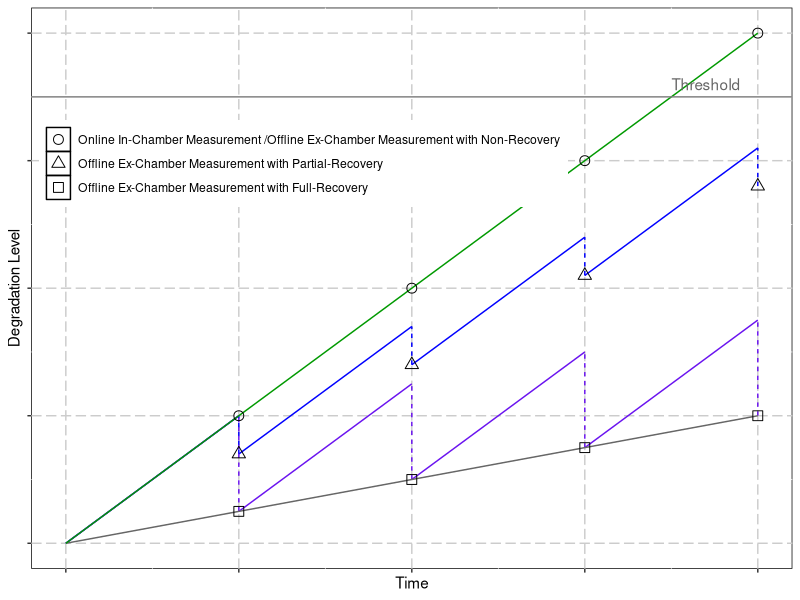
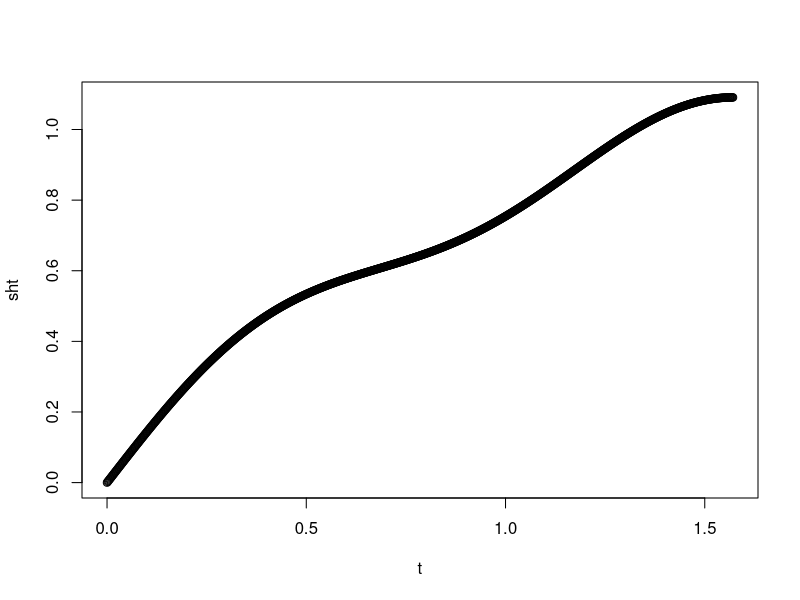
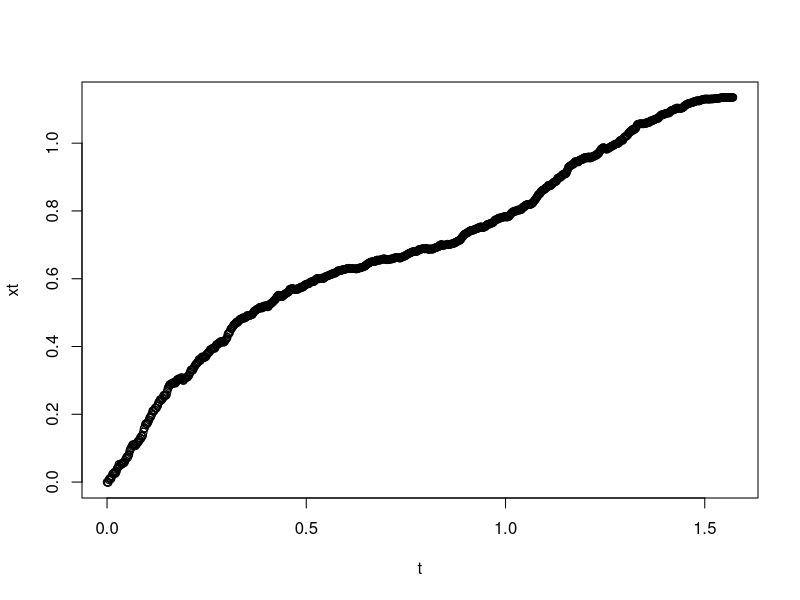
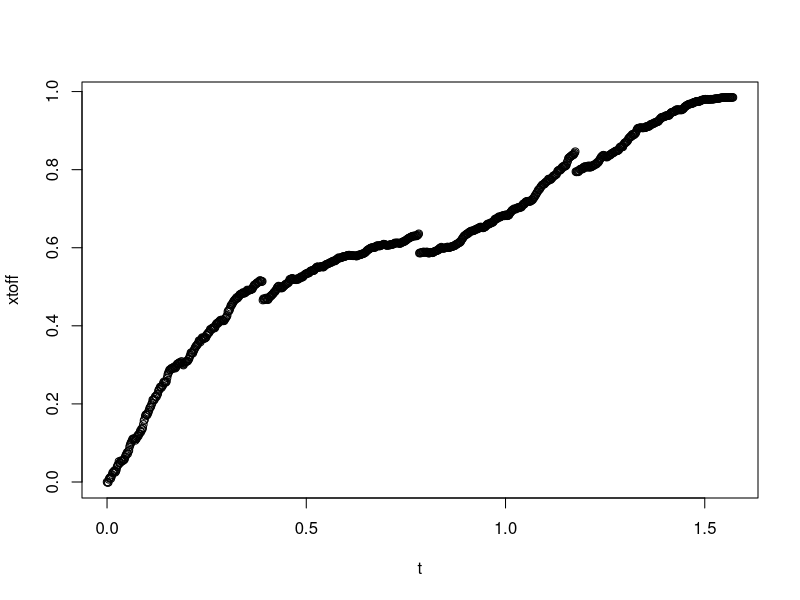
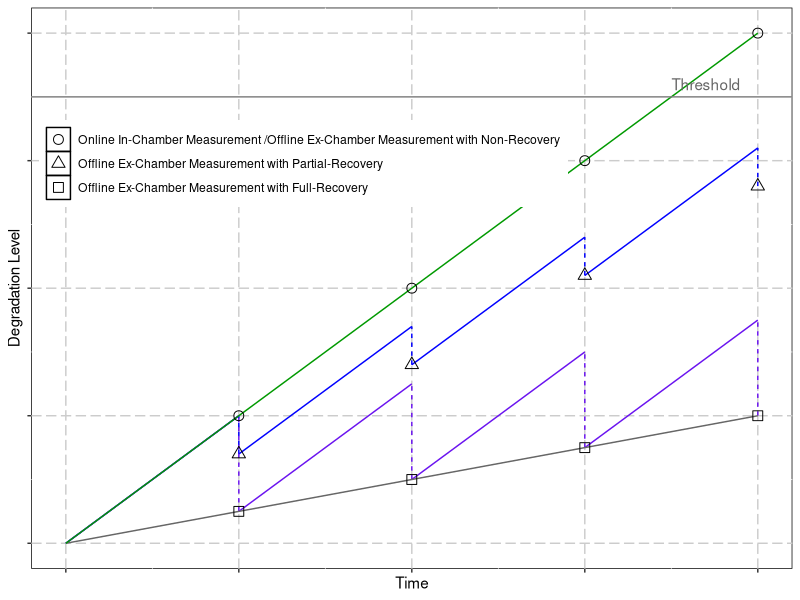
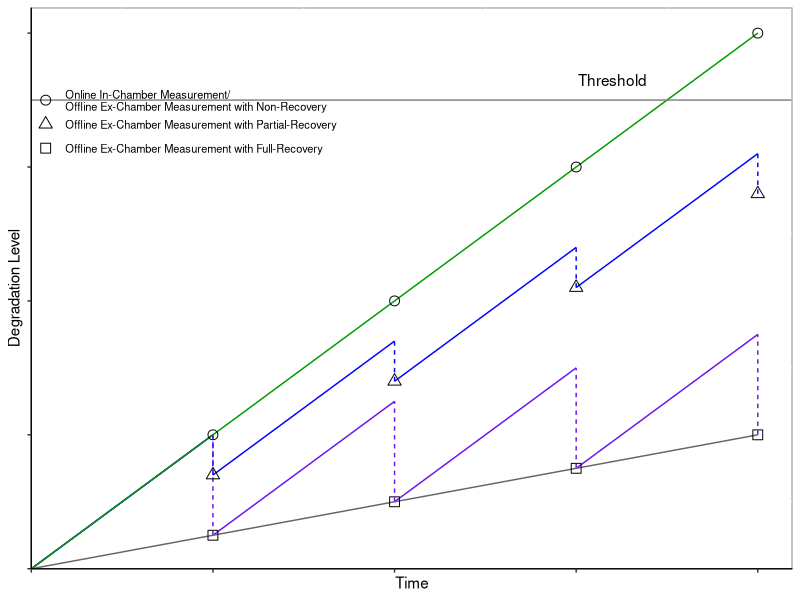
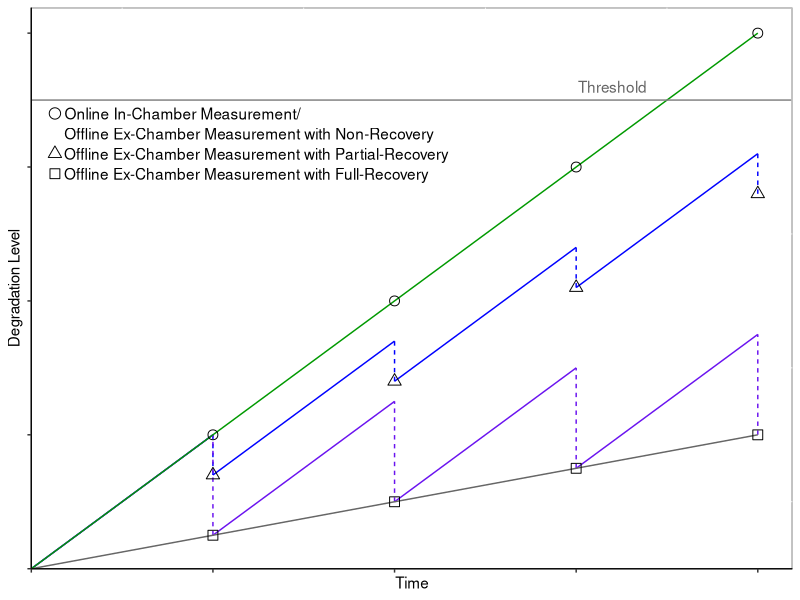
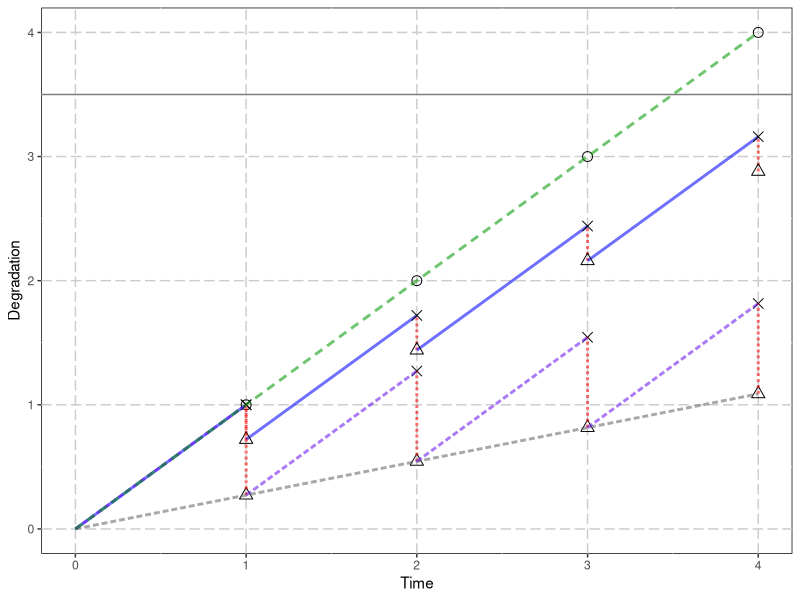

The R source for these figures, in order:
library(ggplot2)
library("RColorBrewer")

{
  perc = 0.7
  alal <- 2.5
  
  Degradation <- 1:4
  off <- (1:4) * perc
  normal <- (1:4) * (alal * perc - alal + 1)
  test <- (1:4) * perc + 1 - perc
  test2 <- 1 - (alal * perc - alal + 1) + (1:4) * (alal * perc - alal +1)
  
  da <- data.frame(Time = 1:4, Degradation = 1:4, 
                   test = (1:4) * perc + 1 - perc, 
                   off = (1:4) * perc,
                   normal = (1:4) * (alal * perc - alal + 1),
                   test2 = 1 - (alal * perc - alal + 1) + (1:4) * (alal * perc - alal +1))
  
  da2 <- data.frame(x1 = 0:3, x2 = 1:4, 
                    y1 = (0:3) * perc, y2 = (1:4) * perc + 1 - perc,
                    z1 = (0:3) * (alal * perc - alal + 1))
  da2$z2 <- da2$z1 + 1
  
  da3 <- data.frame(Time = 0:4, normal = (0:4) * (alal * perc - alal + 1))
  
  da4 <- data.frame(Time = 0:4, Degradation = 0:4)
  
  da5 <- data.frame(Time = rep(1:4, 3), 
                    point = c(Degradation, off, normal), 
                    shape = factor(rep(1:3, each = 4)))
  
  da.plot <- ggplot(data = da, aes(x = Time, y = Degradation))
  
  da.plot + #    geom_point(size = 3, shape = 1) + #圈
    #    geom_point(aes(y = off), size = 3, shape = 2) + #三角
    #    geom_point(aes(y = test), size = 3, shape = 4) + #×
    #    geom_point(aes(y = normal), size = 3, shape = 2) +  #三角
    #    geom_point(aes(y = test2), size = 3, shape = 4) + #×
    geom_linerange(aes(ymin = off, ymax = test, group = Time), color = "#0000ff", linetype = "33") +
    geom_segment(data = da2, aes(x = x1, y = y1, xend = x2, yend = y2), color = "#0000ff") +
    geom_linerange(aes(ymin = normal, ymax = test2, group = Time), color = "#6a13ef", linetype = "33") +
    geom_segment(data = da2, aes(x = x1, y = z1, xend = x2, yend = z2), color = "#6a13ef") + 
    geom_path(data = da3, aes(y = normal), color = "#666666") + #低温
    geom_path(color = "#009900", data = da4) + #高温
    geom_hline(yintercept = 3.5, color = "grey50") + #threshold
    geom_point(data = da5, aes(y = point, shape = shape), size = 3) +
    theme(panel.background = element_rect(color = "black", fill = NA), 
          panel.grid.major = element_line(linetype = 5, color = "grey80"),
          legend.position = c(0.01, 0.8), legend.justification = c(0,1),
          axis.text = element_blank(), 
#          legend.background = element_rect(fill = NA)
          ) +
    scale_shape(solid = F, 
                labels = c("Online In-Chamber Measurement /Offline Ex-Chamber Measurement with Non-Recovery", 
                           "Offline Ex-Chamber Measurement with Partial-Recovery", 
                           "Offline Ex-Chamber Measurement with Full-Recovery")) + 
    labs(shape = NULL) + ylab("Degradation Level") + 
    annotate("text", x = 3.7, y = 3.6,label = "Threshold", color = "grey40")
}

{
  perc = 0.7
  num <- 1000
  t <- (0:num) * pi / 2 / num
  sht <- sin(t) + sin(t * 5) / 11
  plot(t, sht)
  dt <- c(0, diff(sht))
  dxt <- rnorm(dt, dt, dt * 1.5)
  xt <- cumsum(dxt)
  plot(t, xt)
  xtn <- xt * perc
  xtoff <- rep(0, 1001)
  xtoff[(1:3) * 250] <- -0.05
  xtoff <- xt + cumsum(xtoff)
  plot(t, xtoff)
  
  da1 <- data.frame(t = t, x = xt, xx = xtn, xxx = xtoff)
  
  da.nonlinear.plot <- ggplot(data = da1, aes(x = t, y = x))
  da.nonlinear.plot + geom_path(aes(y = xxx) , color = "#0000ff") +
    geom_path(aes(y = xx) , color = "#666666") +
    geom_path() + 
    geom_hline(yintercept = 0.8, color = "grey50") + #threshold
#    geom_linerange(data = da, aes(x = Time, ymin = off, ymax = test, group = Time), color = "#0000ff", linetype = "33") +
#    geom_segment(data = da2, aes(x = x1, y = y1, xend = x2, yend = y2), color = "#0000ff") +
#    geom_linerange(aes(ymin = normal, ymax = test2, group = Time), color = "#6a13ef", linetype = "33") +
#    geom_segment(data = da2, aes(x = x1, y = z1, xend = x2, yend = z2), color = "#6a13ef") + 
#    geom_path(data = da3, aes(y = normal), color = "#666666") + #低温
#    geom_path(color = "#009900", data = da4) + #高温
#    geom_hline(yintercept = 3.5, color = "grey50") + #threshold
#    geom_point(data = da5, aes(y = point, shape = shape), size = 3) +
    theme(panel.background = element_rect(color = "black", fill = NA), 
                                         panel.grid.major = element_line(linetype = 5, color = "grey80"),
                                         legend.position = c(0.01, 0.8), legend.justification = c(0,1),
                                         axis.text = element_blank(), 
                                         #          legend.background = element_rect(fill = NA)
    ) +
    scale_shape(solid = F, 
                labels = c("Online In-Chamber Measurement /Offline Ex-Chamber Measurement with Non-Recovery", 
                           "Offline Ex-Chamber Measurement with Partial-Recovery", 
                           "Offline Ex-Chamber Measurement with Full-Recovery")) + 
    labs(shape = NULL) + ylab("Degradation Level") + xlab("Time") + 
    annotate("text", x = 1.6, y = 0.8, label = "Threshold", color = "grey40")
  
  da.plot + #    geom_point(size = 3, shape = 1) + #圈
    #    geom_point(aes(y = off), size = 3, shape = 2) + #三角
    #    geom_point(aes(y = test), size = 3, shape = 4) + #×
    #    geom_point(aes(y = normal), size = 3, shape = 2) +  #三角
    #    geom_point(aes(y = test2), size = 3, shape = 4) + #×
    geom_linerange(aes(ymin = off, ymax = test, group = Time), color = "#0000ff", linetype = "33") +
    geom_segment(data = da2, aes(x = x1, y = y1, xend = x2, yend = y2), color = "#0000ff") +
    geom_linerange(aes(ymin = normal, ymax = test2, group = Time), color = "#6a13ef", linetype = "33") +
    geom_segment(data = da2, aes(x = x1, y = z1, xend = x2, yend = z2), color = "#6a13ef") + 
    geom_path(data = da3, aes(y = normal), color = "#666666") + #低温
    geom_path(color = "#009900", data = da4) + #高温
    geom_hline(yintercept = 3.5, color = "grey50") + #threshold
    geom_point(data = da5, aes(y = point, shape = shape), size = 3) +
    theme(panel.background = element_rect(color = "black", fill = NA), 
          panel.grid.major = element_line(linetype = 5, color = "grey80"),
          legend.position = c(0.01, 0.8), legend.justification = c(0,1),
          axis.text = element_blank(), 
          #          legend.background = element_rect(fill = NA)
    ) +
    scale_shape(solid = F, 
                labels = c("Online In-Chamber Measurement /Offline Ex-Chamber Measurement with Non-Recovery", 
                           "Offline Ex-Chamber Measurement with Partial-Recovery", 
                           "Offline Ex-Chamber Measurement with Full-Recovery")) + 
    labs(shape = NULL) + ylab("Degradation Level") + 
    annotate("text", x = 3.7, y = 3.6,label = "Threshold", color = "grey40")
}

{
  perc = 0.7
  alal <- 2.5
  
  Degradation <- 1:4
  off <- (1:4) * perc
  normal <- (1:4) * (alal * perc - alal + 1)
  test <- (1:4) * perc + 1 - perc
  test2 <- 1 - (alal * perc - alal + 1) + (1:4) * (alal * perc - alal +1)
  
  da <- data.frame(Time = 1:4, Degradation = 1:4, 
                   test = (1:4) * perc + 1 - perc, 
                   off = (1:4) * perc,
                   normal = (1:4) * (alal * perc - alal + 1),
                   test2 = 1 - (alal * perc - alal + 1) + (1:4) * (alal * perc - alal +1))
  
  da2 <- data.frame(x1 = 0:3, x2 = 1:4, 
                    y1 = (0:3) * perc, y2 = (1:4) * perc + 1 - perc,
                    z1 = (0:3) * (alal * perc - alal + 1))
  da2$z2 <- da2$z1 + 1
  
  da3 <- data.frame(Time = 0:4, normal = (0:4) * (alal * perc - alal + 1))
  
  da4 <- data.frame(Time = 0:4, Degradation = 0:4)
  
  da5 <- data.frame(Time = rep(1:4, 3), 
                    point = c(Degradation, off, normal), 
                    shape = factor(rep(1:3, each = 4)))
  
  da.comment <- data.frame(Measurement = c("Online", "Offline", "Degradation"), 
                           Time = 0.1, Degradation = c(3.4, 3.2, 3.1)-1, shape = c(1, 2, 4))
  
  da.plot <- ggplot(data = da, aes(x = Time, y = Degradation), show.legend = F) 
  
  da.plot + #    geom_point(size = 3, shape = 1) + #圈
    #    geom_point(aes(y = off), size = 3, shape = 2) + #三角
    #    geom_point(aes(y = test), size = 3, shape = 4) + #×
    #    geom_point(aes(y = normal), size = 3, shape = 2) +  #三角
    #    geom_point(aes(y = test2), size = 3, shape = 4) + #×
    geom_linerange(aes(ymin = off, ymax = test, group = Time), color = "#0000ff", linetype = "33") +
    geom_segment(data = da2, aes(x = x1, y = y1, xend = x2, yend = y2), color = "#0000ff") +
    geom_linerange(aes(ymin = normal, ymax = test2, group = Time), color = "#6a13ef", linetype = "33") +
    geom_segment(data = da2, aes(x = x1, y = z1, xend = x2, yend = z2), color = "#6a13ef") + 
    geom_path(data = da3, aes(y = normal), color = "#666666") + #低温
    geom_path(color = "#009900", data = da4) + #高温
    geom_hline(yintercept = 3.5, color = "grey50") + #threshold
    geom_point(data = da5, aes(y = point, shape = shape), size = 3) +
#    geom_point(data = da.comment, aes(x = x, y = y, shape = c(1, 2, 4)), size = 3) +
#    geom_point(data = da.comment, fill = 0.1, size = 3, shape = c(1, 2, 0)) + 
#    ylim(0, 4) + xlim(0, 4) + 
#    scale_x_continuous(limits = c(0,4)) + scale_y_continuous(limits = c(0,4)) +
    coord_cartesian(xlim = c(0.19, 4), ylim = c(0.19, 4)) +
    theme(panel.background = element_rect(color = "black", fill = NA), 
#          panel.grid.major.x = element_line(linetype = 5, color = "grey80"),
          panel.grid.major = element_blank(),
          legend.position = c(0.01, 0.87), legend.justification = c(0.04,1),
          axis.text = element_blank(), 
          legend.background = element_rect(fill = NA),
          panel.border = element_rect(color = "white", fill = F),
          axis.line = element_line(colour = "black"), 
          legend.key = element_blank(), 
          legend.text = element_text(size = 8)) +
    scale_shape(solid = F, 
                labels = c("Online In-Chamber Measurement/\nOffline Ex-Chamber Measurement with Non-Recovery", 
                           "Offline Ex-Chamber Measurement with Partial-Recovery", 
                           "Offline Ex-Chamber Measurement with Full-Recovery")) + 
    labs(shape = NULL) + ylab("Degradation Level") +
    annotate("text", x = 3.2, y = 3.65,label = "Threshold") 
#    annotate("text", x = -Inf + 3, y = 3.6,label = "Online In-Chamber Measurement \nOffline Ex-Chamber Measurement with Non-Recovery", color = "grey40") + 
#    annotate("text", x = 3.2, y = 3.6,label = "Offline Ex-Chamber Measurement with Partial-Recovery", color = "grey40") + 
#    annotate("text", x = 3.2, y = 3.6,label = "Offline Ex-Chamber Measurement with Full-Recovery", color = "grey40") 
    
}

{
  perc = 0.7
  alal <- 2.5
  
  Degradation <- 1:4
  off <- (1:4) * perc
  normal <- (1:4) * (alal * perc - alal + 1)
  test <- (1:4) * perc + 1 - perc
  test2 <- 1 - (alal * perc - alal + 1) + (1:4) * (alal * perc - alal +1)
  
  da <- data.frame(Time = 1:4, Degradation = 1:4, 
                   test = (1:4) * perc + 1 - perc, 
                   off = (1:4) * perc,
                   normal = (1:4) * (alal * perc - alal + 1),
                   test2 = 1 - (alal * perc - alal + 1) + (1:4) * (alal * perc - alal +1))
  
  da2 <- data.frame(x1 = 0:3, x2 = 1:4, 
                    y1 = (0:3) * perc, y2 = (1:4) * perc + 1 - perc,
                    z1 = (0:3) * (alal * perc - alal + 1))
  da2$z2 <- da2$z1 + 1
  
  da3 <- data.frame(Time = 0:4, normal = (0:4) * (alal * perc - alal + 1))
  
  da4 <- data.frame(Time = 0:4, Degradation = 0:4)
  
  da5 <- data.frame(Time = rep(1:4, 3), 
                    point = c(Degradation, off, normal), 
                    shape = factor(rep(1:3, each = 4)))
  
  da.comment <- data.frame(Measurement = c("Online", "Offline", "Degradation"), 
                           Time = 0.13, Degradation = c(3.4, 3.1, 2.95), shape = c(1, 2, 4))
  
  da.plot <- ggplot(data = da, aes(x = Time, y = Degradation), show.legend = F) 
  
  da.plot + #    geom_point(size = 3, shape = 1) + #圈
    #    geom_point(aes(y = off), size = 3, shape = 2) + #三角
    #    geom_point(aes(y = test), size = 3, shape = 4) + #×
    #    geom_point(aes(y = normal), size = 3, shape = 2) +  #三角
    #    geom_point(aes(y = test2), size = 3, shape = 4) + #×
    geom_linerange(aes(ymin = off, ymax = test, group = Time), color = "#0000ff", linetype = "33") +
    geom_segment(data = da2, aes(x = x1, y = y1, xend = x2, yend = y2), color = "#0000ff") +
    geom_linerange(aes(ymin = normal, ymax = test2, group = Time), color = "#6a13ef", linetype = "33") +
    geom_segment(data = da2, aes(x = x1, y = z1, xend = x2, yend = z2), color = "#6a13ef") + 
    geom_path(data = da3, aes(y = normal), color = "#666666") + #低温
    geom_path(color = "#009900", data = da4) + #高温
    geom_hline(yintercept = 3.5, color = "grey50") + #threshold
    geom_point(data = da5, aes(y = point, shape = shape), size = 3, show.legend = F) +
    #    geom_point(data = da.comment, aes(x = x, y = y, shape = c(1, 2, 4)), size = 3) +
    geom_point(data = da.comment, fill = 0.1, size = c(3.5, 3, 3), shape = c(1, 2, 0), show.legend = F) + 
    #    ylim(0, 4) + xlim(0, 4) + 
    #    scale_x_continuous(limits = c(0,4)) + scale_y_continuous(limits = c(0,4)) +
    coord_cartesian(xlim = c(0.19, 4), ylim = c(0.19, 4)) +
    theme(panel.background = element_rect(color = "black", fill = NA), 
          #          panel.grid.major.x = element_line(linetype = 5, color = "grey80"),
          panel.grid.major = element_blank(),
          axis.text = element_blank(), 
          panel.border = element_rect(color = "white", fill = F),
          axis.line = element_line(colour = "black")
    ) +
    scale_shape(solid = F) +
        scale_shape(solid = F, 
                    labels = c("Online In-Chamber Measurement", # /Offline Ex-Chamber Measurement with Non-Recovery", 
                               "Offline Ex-Chamber Measurement with Partial-Recovery", 
                               "Offline Ex-Chamber Measurement with Full-Recovery")) + 
    labs(shape = NULL) + ylab("Degradation Level") +
    annotate("text", x = 3.2, y = 3.6,label = "Threshold", color = "grey40") + 
    annotate("text", x = -Inf, y = 3.4,label = "Online In-Chamber Measurement/", hjust = -0.141) + 
    annotate("text", x = -Inf, y = 3.25,label = "Offline Ex-Chamber Measurement with Non-Recovery", hjust = -0.089) + 
    annotate("text", x = -Inf, y = 3.1,label = "Offline Ex-Chamber Measurement with Partial-Recovery", hjust = -0.085) + 
    annotate("text", x = -Inf, y = 2.95,label = "Offline Ex-Chamber Measurement with Full-Recovery", hjust = -0.09) 
  
}

{
  perc = 0.72
  alal <- 2.6
  da <- data.frame(Time = 1:4, Degradation = 1:4, 
                   test = (1:4) * perc + 1 - perc, 
                   off = (1:4) * perc,
                   normal = (1:4) * (alal * perc - alal + 1),
                   test2 = 1 - (alal * perc - alal + 1) + (1:4) * (alal * perc - alal +1))
  
  da2 <- data.frame(x1 = 0:3, x2 = 1:4, 
                    y1 = (0:3) * perc, y2 = (1:4) * perc + 1 - perc,
                    z1 = (0:3) * (alal * perc - alal + 1))
  da2$z2 <- da2$z1 + 1
  
  da3 <- data.frame(Time = 0:4, normal = (0:4) * (alal * perc - alal + 1))
  
  da4 <- data.frame(Time = 0:4, Degradation = 0:4)
  
  da.plot <- ggplot(data = da, aes(x = Time, y = Degradation))
  
  da.plot  + geom_point(size = 3, shape = 1) +
    geom_linerange(aes(ymin = off, ymax = test, group = Time), 
                   linetype = "11", size = 1, color = "#FF000090") +
    geom_segment(data = da2, aes(x = x1, y = y1, xend = x2, yend = y2), 
                 size = 1, color = "#0000ff90") +
    geom_point(aes(y = off), size = 3, shape = 2) + 
    geom_point(aes(y = test), size = 3, shape = 4) +
    geom_point(aes(y = normal), size = 3, shape = 2) + 
    geom_point(aes(y = test2), size = 3, shape = 4) +
    geom_hline(yintercept = 3.5, color = "grey50") +
    geom_linerange(aes(ymin = normal, ymax = test2, group = Time), linetype = "11",
                   size = 1, color = "#FF000090") +
    geom_path(data = da3, aes(y = normal), color = "#66666690", size = 1, linetype = "21") + 
    geom_segment(data = da2, aes(x = x1, y = z1, xend = x2, yend = z2), size = 1
                 , color = "#6a13ef90", linetype = "21") + 
    geom_path(size = 1, color = "#00990090", linetype = "32", data = da4) + 
    theme(panel.background = element_rect(color = "black", fill = NA), 
          panel.grid.major = element_line(linetype = 5, color = "grey80"))
}

{
  colmap.da <- data.frame(col = c(colors(), 0, 0, 0))
  colmap.da$alp <- 1
  colmap.da$alp[658:660] <- 0
  colmap.da$x <- 1:22
  colmap.da$y <- rep(1:30, each = 22)
  colmap <- ggplot(data = colmap.da, aes(x = x, y = y, color = col), show.legend = F)
  colmap + geom_point(size = 10, show.legend = F, color = c(colors(), 0, 0, 0))
  
  # The palette with grey:
  cbPalette <- c("#999999", "#E69F00", "#56B4E9", "#009E73", "#F0E442", "#0072B2", "#D55E00", "#CC79A7")
  
  # The palette with black:
  cbbPalette <- c("#000000", "#E69F00", "#56B4E9", "#009E73", "#F0E442", "#0072B2", "#D55E00", "#CC79A7")
  
  # To use for fills, add
  scale_fill_manual(values=cbPalette)
  
  # To use for line and point colors, add
  scale_colour_manual(values=cbPalette)
}


{#nonlinear
  perc = 0.7
  alal <- 2.5
  
  Degradation <- 1:4
  off <- (1:4) * perc
  normal <- (1:4) * (alal * perc - alal + 1)
  test <- (1:4) * perc + 1 - perc
  test2 <- 1 - (alal * perc - alal + 1) + (1:4) * (alal * perc - alal +1)
  
  da <- data.frame(Time = 1:4, Degradation = 1:4, 
                   test = (1:4) * perc + 1 - perc, 
                   off = (1:4) * perc,
                   normal = (1:4) * (alal * perc - alal + 1),
                   test2 = 1 - (alal * perc - alal + 1) + (1:4) * (alal * perc - alal +1))
  
  da2 <- data.frame(x1 = 0:3, x2 = 1:4, 
                    y1 = (0:3) * perc, y2 = (1:4) * perc + 1 - perc,
                    z1 = (0:3) * (alal * perc - alal + 1))
  da2$z2 <- da2$z1 + 1
  
  da3 <- data.frame(Time = 0:4, normal = (0:4) * (alal * perc - alal + 1))
  
  da4 <- data.frame(Time = 0:4, Degradation = 0:4)
  
  da5 <- data.frame(Time = rep(1:4, 3), 
                    point = c(Degradation, off, normal), 
                    shape = factor(rep(1:3, each = 4)))
  
  da.comment <- data.frame(Measurement = c("Online", "Offline", "Degradation"), 
                           Time = 0.13, Degradation = c(3.4, 3.1, 2.95), shape = c(1, 2, 4))
  
  da.plot <- ggplot(data = da, aes(x = Time, y = Degradation), show.legend = F) 
  
  da.plot + #    geom_point(size = 3, shape = 1) + #圈
    #    geom_point(aes(y = off), size = 3, shape = 2) + #三角
    #    geom_point(aes(y = test), size = 3, shape = 4) + #×
    #    geom_point(aes(y = normal), size = 3, shape = 2) +  #三角
    #    geom_point(aes(y = test2), size = 3, shape = 4) + #×
    geom_linerange(aes(ymin = off, ymax = test, group = Time), color = "#0000ff", linetype = "33") +
    geom_segment(data = da2, aes(x = x1, y = y1, xend = x2, yend = y2), color = "#0000ff") +
    geom_linerange(aes(ymin = normal, ymax = test2, group = Time), color = "#6a13ef", linetype = "33") +
    geom_segment(data = da2, aes(x = x1, y = z1, xend = x2, yend = z2), color = "#6a13ef") + 
    geom_path(data = da3, aes(y = normal), color = "#666666") + #低温
    geom_path(color = "#009900", data = da4) + #高温
    geom_hline(yintercept = 3.5, color = "grey50") + #threshold
    geom_point(data = da5, aes(y = point, shape = shape), size = 3, show.legend = F) +
    #    geom_point(data = da.comment, aes(x = x, y = y, shape = c(1, 2, 4)), size = 3) +
    geom_point(data = da.comment, fill = 0.1, size = c(3.5, 3, 3), shape = c(1, 2, 0), show.legend = F) + 
    #    ylim(0, 4) + xlim(0, 4) + 
    #    scale_x_continuous(limits = c(0,4)) + scale_y_continuous(limits = c(0,4)) +
    coord_cartesian(xlim = c(0.19, 4), ylim = c(0.19, 4)) +
    theme(panel.background = element_rect(color = "black", fill = NA), 
          #          panel.grid.major.x = element_line(linetype = 5, color = "grey80"),
          panel.grid.major = element_blank(),
          axis.text = element_blank(), 
          panel.border = element_rect(color = "white", fill = F),
          axis.line = element_line(colour = "black")
    ) +
    scale_shape(solid = F) +
    scale_shape(solid = F, 
                labels = c("Online In-Chamber Measurement", # /Offline Ex-Chamber Measurement with Non-Recovery", 
                           "Offline Ex-Chamber Measurement with Partial-Recovery", 
                           "Offline Ex-Chamber Measurement with Full-Recovery")) + 
    labs(shape = NULL) + ylab("Degradation Level") +
    annotate("text", x = 3.2, y = 3.6,label = "Threshold", color = "grey40") + 
    annotate("text", x = -Inf, y = 3.4,label = "Online In-Chamber Measurement/", hjust = -0.141) + 
    annotate("text", x = -Inf, y = 3.25,label = "Offline Ex-Chamber Measurement with Non-Recovery", hjust = -0.089) + 
    annotate("text", x = -Inf, y = 3.1,label = "Offline Ex-Chamber Measurement with Partial-Recovery", hjust = -0.085) + 
    annotate("text", x = -Inf, y = 2.95,label = "Offline Ex-Chamber Measurement with Full-Recovery", hjust = -0.09) 
  
}

{
  n <- 400
  shape <- ((1:n)+1) ^ (1/2) + sin(1:n) * 0.03
  deg.del <- rnorm(n, 0, 0.08) 
  deg <- cumsum(deg.del) + shape
  no <- deg * 0.6
 # no <- no + no[1] + deg[1]
  off1 <- deg - 1.5 * c(rep(0:3, each = 100)[-1], 4)
  off2 <- c(deg[1:99], deg[100:199] - deg[100] + no[100],
            deg[200:299] - deg[200] + no[200],
            deg[300:399] - deg[300] + no[300], no[400])
  plot(1:n, deg)
  lines(1:n, no)
  lines(1:n, off1)
  lines(1:n, off2)
  
  da <- data.frame(Time = 1:n, Degradation = c(deg, no, off1, off2), 
                   type = factor(rep(1:4, each = n)))
  da1 <- data.frame(Time = 1:n, Degradation = deg)
  da2 <- data.frame(Time = 1:n, Degradation = no)
  da3 <- data.frame(Time = 1:n, Degradation = off1)
  da4 <- data.frame(Time = 1:n, Degradation = off2)
  da5 <- data.frame(x1 = (1:4)*100 - 1, x2 = (1:4)*100, 
                    y1 = off1[(1:4)*100 - 1], y2 = off1[(1:4)*100],
                    y3 = off2[(1:4)*100 - 1], y4 = off2[(1:4)*100])
  da6 <- data.frame(x = c((1:4)*100 - 1, (1:4)*100, (1:4)*100),
                    y = c(deg[(1:4)*100 - 1], off1[(1:4)*100], off2[(1:4)*100]),
                    shape = factor(rep(c(1, 2, 4), each = 4)))
  da7 <- data.frame(Measurement = c("Online", "Offline", "Degradation"), 
                    Time = -6, Degradation = max(deg) * c(0.975, 0.89, 0.83), shape = c(1, 2, 4))
  
  da.plot <- ggplot(data = da1, aes(x = Time, y = Degradation), size = 1, show.legend = F)
  da.plot + geom_path(da = da3, color = "#0000ff") + 
    geom_path(da = da4, color = "#6a13ef") +
    geom_path(da = da1, color = "#009900") + 
    geom_path(da = da2, color = "#666666") +
    geom_segment(data = da5, aes(x = x1, y = y1, xend = x2, yend = y2), color = "white") + 
    geom_segment(data = da5, aes(x = x1, y = y3, xend = x2, yend = y4), color = "white") +
    geom_segment(data = da5, aes(x = x1, y = y3, xend = x2, yend = y4), 
                 color = "#6a13ef", linetype = "33") +
      geom_segment(data = da5, aes(x = x1, y = y1, xend = x2, yend = y2), 
                   color = "#0000ff", linetype = "33") +
    geom_hline(yintercept = max(deg) * 0.75, color = "grey50", linetype = "33") + #threshold
    geom_point(data = da6, aes(y = y, x = x, shape = shape), size = 3, show.legend = F) + 
    geom_point(data = da7, fill = 0.1, size = c(3.5, 3, 3), shape = c(1, 2, 0), show.legend = F) + 
    coord_cartesian(xlim = c(0, 401), ylim = c(min(deg), max(deg))) +
    theme(panel.background = element_rect(color = "black", fill = NA), 
          #          panel.grid.major.x = element_line(linetype = 5, color = "grey80"),
          panel.grid.major = element_blank(),
          axis.text = element_blank(), 
          panel.border = element_rect(color = "white", fill = F),
          axis.line = element_line(colour = "black")
    ) +
    scale_shape(solid = F) +
    scale_shape(solid = F, 
                labels = c("Online In-Chamber Measurement", # /Offline Ex-Chamber Measurement with Non-Recovery", 
                           "Offline Ex-Chamber Measurement with Partial-Recovery", 
                           "Offline Ex-Chamber Measurement with Full-Recovery")) + 
    labs(shape = NULL) + ylab("Degradation Level") +
    annotate("text", x = 350, y = max(deg) * 0.78, label = "Threshold", color = "grey40") + 
    annotate("text", x = -Inf, y = max(deg) * 0.99, size = 3, 
             label = "Online In-Chamber Measurement/", hjust = -0.141) + 
    annotate("text", x = -Inf, y = max(deg) * 0.96, size = 3,
             label = "Offline Ex-Chamber Measurement with Non-Recovery", hjust = -0.089) + 
    annotate("text", x = -Inf, y = max(deg) * 0.89, size = 3,
             label = "Offline Ex-Chamber Measurement with Partial-Recovery", hjust = -0.085) + 
    annotate("text", x = -Inf, y = max(deg) * 0.83, size = 3,
             label = "Offline Ex-Chamber Measurement with Full-Recovery", hjust = -0.09) 
}

{
  n <- 400
  shape <- ((1:n)+1) ^ (1/2) + sin(1:n) * 0.03
  deg.del <- rnorm(n, 0, 0.08) 
  deg <- cumsum(deg.del) + shape
  no <- deg * 0.6
  # no <- no + no[1] + deg[1]
  off1 <- deg - 1.5 * c(rep(0:3, each = 100)[-1], 4)
  off2 <- c(deg[1:99], deg[100:199] - deg[100] + no[100],
            deg[200:299] - deg[200] + no[200],
            deg[300:399] - deg[300] + no[300], no[400])
  plot(1:n, deg)
  lines(1:n, no)
  lines(1:n, off1)
  lines(1:n, off2)
  
  da <- data.frame(Time = 1:n, Degradation = c(deg, no, off1, off2), 
                   type = factor(rep(1:4, each = n)))
  da1 <- data.frame(Time = 1:n, Degradation = deg)
  da2 <- data.frame(Time = 1:n, Degradation = no)
  da3 <- data.frame(Time = 1:n, Degradation = off1)
  da4 <- data.frame(Time = 1:n, Degradation = off2)
  da5 <- data.frame(x1 = (1:4)*100 - 1, x2 = (1:4)*100, 
                    y1 = off1[(1:4)*100 - 1], y2 = off1[(1:4)*100],
                    y3 = off2[(1:4)*100 - 1], y4 = off2[(1:4)*100])
  da6 <- data.frame(x = c((1:4)*100 - 1, (1:4)*100, (1:4)*100),
                    y = c(deg[(1:4)*100 - 1], off1[(1:4)*100], off2[(1:4)*100]),
                    shape = factor(rep(c(1, 2, 4), each = 4)))
  da7 <- data.frame(Measurement = c("Online", "Offline", "Degradation"), 
                    Time = 190, Degradation = max(deg) * c(0.275, 0.19, 0.13), shape = c(1, 2, 4))
  da8 <- data.frame(x1 = c(400, 400) + 1, x2 = c(400, 400) + 7, 
                    y1 = off1[c(399, 400)], y2 = off1[c(399, 400)])
  
  da.plot <- ggplot(data = da1, aes(x = Time, y = Degradation), size = 1, show.legend = F)
  da.plot + geom_path(da = da3, color = "#0000ff") + 
    geom_path(da = da4, color = "#6a13ef") +
    geom_path(da = da1, color = "#009900") + 
    geom_path(da = da2, color = "#666666") +
    geom_segment(data = da5, aes(x = x1, y = y1, xend = x2, yend = y2), color = "white") + 
    geom_segment(data = da5, aes(x = x1, y = y3, xend = x2, yend = y4), color = "white") +
    geom_segment(data = da5, aes(x = x1, y = y3, xend = x2, yend = y4), 
                 color = "#6a13ef", linetype = "33") +
    geom_segment(data = da5, aes(x = x1, y = y1, xend = x2, yend = y2), 
                 color = "#0000ff", linetype = "33") +
    geom_hline(yintercept = max(deg) * 0.8, color = "grey50", linetype = "33") + #threshold
    geom_point(data = da6, aes(y = y, x = x, shape = shape), size = 3, show.legend = F) + 
    geom_point(data = da7, fill = 0.1, size = c(3.5, 3, 3), shape = c(1, 2, 0), show.legend = F) + 
    coord_cartesian(xlim = c(0, 401), ylim = c(min(deg), max(deg))) +
    theme(panel.background = element_rect(color = "black", fill = NA), 
          #          panel.grid.major.x = element_line(linetype = 5, color = "grey80"),
          panel.grid.major = element_blank(),
          axis.text = element_blank(), 
          panel.border = element_rect(color = "white", fill = F),
          axis.line = element_line(colour = "black")
    ) +
    scale_shape(solid = F) +
    scale_shape(solid = F, 
                labels = c("Online In-Chamber Measurement", # /Offline Ex-Chamber Measurement with Non-Recovery", 
                           "Offline Ex-Chamber Measurement with Partial-Recovery", 
                           "Offline Ex-Chamber Measurement with Full-Recovery")) + 
    labs(shape = NULL) + ylab("Degradation Level") +
    annotate("text", x = 100, y = max(deg) * 0.82, label = "Threshold", color = "grey40") + 
    annotate("text", x = 180, y = max(deg) * 0.29, size = 3, 
             label = "Online In-Chamber Measurement/", hjust = -0.141) + 
    annotate("text", x = 180, y = max(deg) * 0.26, size = 3,
             label = "Offline Ex-Chamber Measurement with Non-Recovery", hjust = -0.089) + 
    annotate("text", x = 180, y = max(deg) * 0.19, size = 3,
             label = "Offline Ex-Chamber Measurement with Partial-Recovery", hjust = -0.085) + 
    annotate("text", x = 180, y = max(deg) * 0.13, size = 3,
             label = "Offline Ex-Chamber Measurement with Full-Recovery", hjust = -0.09) +
    geom_segment(data = da8, aes(x = x1, y = y1, xend = x2, yend = y2)) + 
    geom_segment(aes(x = mean(as.numeric(da8[1, 1:2])), y = da8[1, 3], 
                     xend = mean(as.numeric(da8[1, 1:2])), yend = da8[2, 3]), 
                 arrow = arrow(length = unit(0.2, "cm"), ends = "both")) + 
    annotate("text", x = mean(as.numeric(da8[1, 1:2])) - 3, y = mean(da8[2, 3]) - 0.4, size = 3, angle = 0,
             label = "Recovery")
#  geom_segment(aes(x = 5, y = 30, xend = 3.5, yend = 25),
#               arrow = arrow(length = unit(0.5, "cm")))
}


